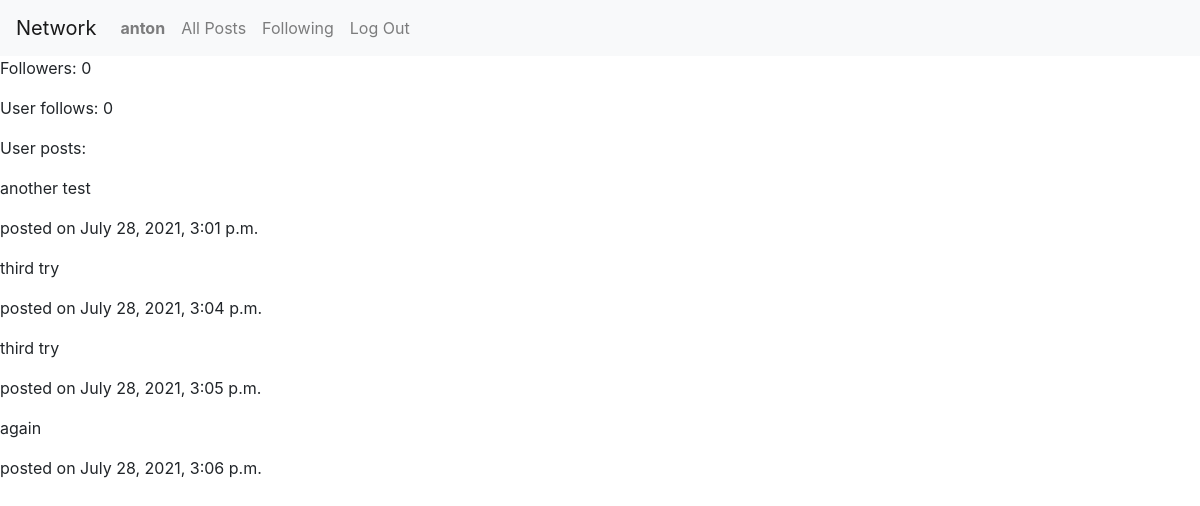
The page /profile (signed in) on the database its author committed.
### network/models.py (models this page shows)
class User(AbstractUser):
    pass

class Post(models.Model):
    author = models.ForeignKey(User, on_delete=models.CASCADE, null=True)
    content = models.CharField(max_length=128, default="empty")
    created = models.DateTimeField(auto_now_add=True)

### network/views.py (the view)
# urls.py: path("profile", views.profile, name="profile"),
def profile(request):
    return render(request, "network/profile.html", {
        "follows": Follower.objects.filter(follows=request.user).count(),
        "followed": Follower.objects.filter(followed=request.user).count(),
        "posts": Post.objects.filter(author=request.user)
    })

### network/templates/network/profile.html (shortened to what this page needs)
{% extends "network/layout.html" %}
{% block body %}
    <p>Followers: {{followed}}</p>
    <p>User follows: {{follows}}</p>
    <p>User posts:</p>
    {% for post in posts %}
        <p>{{post.content}}</p>
        <p>posted on {{post.created}}</p>
    {%endfor%}
{% endblock %}

### network/templates/network/layout.html (shortened to what this page needs)
{% load static %}
<!DOCTYPE html>
<html lang="en">
    <head>
        <link rel="stylesheet" href="https://stackpath.bootstrapcdn.com/bootstrap/4.4.1/css/bootstrap.min.css">
        <link href="{% static 'network/styles.css' %}" rel="stylesheet">
    </head>
    <body>
        <nav class="navbar navbar-expand-lg navbar-light bg-light">
            <a class="navbar-brand" href="#">Network</a>
            <div>
              <ul class="navbar-nav mr-auto">
                {% if user.is_authenticated %}
                    <li class="nav-item">
                        <a class="nav-link" href="{% url 'profile' %}"><strong>{{ user.username }}</strong></a>
                    </li>
                {% endif %}
                <li class="nav-item">
                  <a class="nav-link" href="{% url 'index' %}">All Posts</a>
                </li>
                {% if user.is_authenticated %}
                    <li class="nav-item">
                        <a class="nav-link" href="{% url 'following' %}">Following</a>
                    </li>
                    <li class="nav-item">
                        <a class="nav-link" href="{% url 'logout' %}">Log Out</a>
                    </li>
                {% endif %}
              </ul>
            </div>
          </nav>
        <div class="body">
            {% block body %}
            {% endblock %}
        </div>
    </body>
</html>

### rows shown on the page
User: username "anton"
Post: content "another test", created "July 28, 2021, 3:01 p.m."
Post: content "third try", created "July 28, 2021, 3:04 p.m."
Post: content "third try", created "July 28, 2021, 3:05 p.m."
Post: content "again", created "July 28, 2021, 3:06 p.m."

### other values the page prints
{{ followed }} "0"
{{ follows }} "0"
